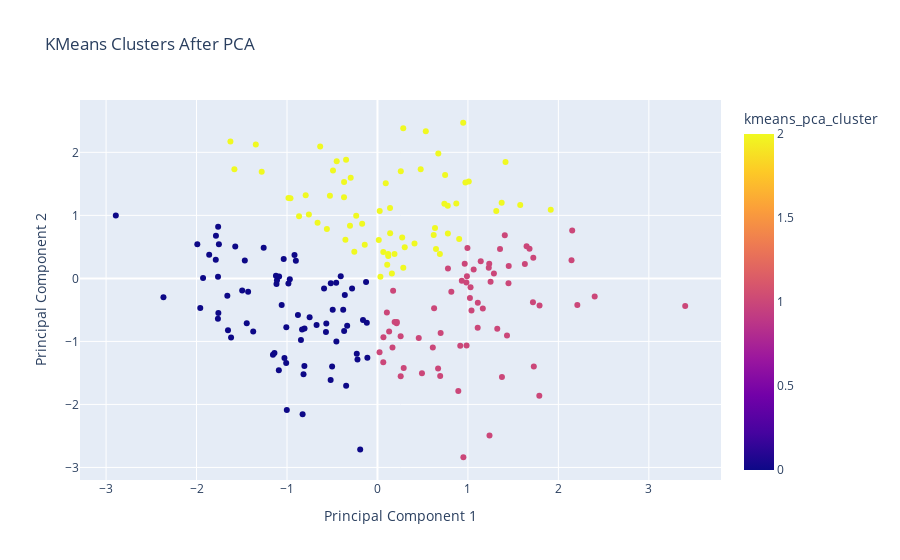

Source (notebook cell):
### Code cell
import pandas as pd
import numpy as np
import matplotlib.pyplot as plt
import seaborn as sns
from sklearn.preprocessing import StandardScaler
from sklearn.cluster import KMeans, AgglomerativeClustering
from sklearn.decomposition import PCA
from sklearn.metrics import silhouette_score
from scipy.cluster.hierarchy import linkage, dendrogram
import plotly.express as px

file_path = r"C:\Users\adnsk\Desktop\health_wellness_data.csv"
df = pd.read_csv(file_path)

print("Shape:", df.shape)
print(df.head())
print(df.describe())
print(df.info())

sns.pairplot(df)
plt.suptitle("Pairplot of Wellness Variables", y=1.02)
plt.show()

plt.figure(figsize=(8, 6))
sns.heatmap(df.corr(), annot=True, cmap="coolwarm")
plt.title("Correlation Heatmap")
plt.show()

scaler = StandardScaler()
scaled_data = scaler.fit_transform(df)

wcss = []
for k in range(1, 11):
    kmeans = KMeans(n_clusters=k, random_state=42)
    kmeans.fit(scaled_data)
    wcss.append(kmeans.inertia_)

plt.plot(range(1, 11), wcss, marker='o')
plt.xlabel("Number of Clusters")
plt.ylabel("WCSS")
plt.title("Elbow Method For Optimal K")
plt.show()

kmeans = KMeans(n_clusters=3, random_state=42)
df['kmeans_cluster'] = kmeans.fit_predict(scaled_data)
print("Silhouette Score (KMeans):", silhouette_score(scaled_data, df['kmeans_cluster']))

linked = linkage(scaled_data, method='ward')
plt.figure(figsize=(10, 7))
dendrogram(linked)
plt.title("Hierarchical Clustering Dendrogram")
plt.xlabel("Patients")
plt.ylabel("Distance")
plt.show()

hc = AgglomerativeClustering(n_clusters=3)
df['hierarchical_cluster'] = hc.fit_predict(scaled_data)
print("Silhouette Score (Hierarchical):", silhouette_score(scaled_data, df['hierarchical_cluster']))

pca = PCA(n_components=2)
pca_data = pca.fit_transform(scaled_data)
df['PC1'] = pca_data[:, 0]
df['PC2'] = pca_data[:, 1]

print("Explained Variance Ratio:", pca.explained_variance_ratio_)

kmeans_pca = KMeans(n_clusters=3, random_state=42)
df['kmeans_pca_cluster'] = kmeans_pca.fit_predict(pca_data)
print("Silhouette Score (KMeans after PCA):", silhouette_score(pca_data, df['kmeans_pca_cluster']))

fig = px.scatter(df, x="PC1", y="PC2", color="kmeans_pca_cluster",
                 title="KMeans Clusters After PCA",
                 labels={"PC1": "Principal Component 1", "PC2": "Principal Component 2"})
fig.show()

print("\nCluster Means (Original Data):\n", df.groupby("kmeans_cluster").mean())
print("\nCluster Means (After PCA):\n", df.groupby("kmeans_pca_cluster").mean())

### Figure 1 — Plotly figure (JSON) as saved in the notebook; plotly's stock layout.template omitted (floating-point values rounded to 4 significant figures; data arrays with more than 128 entries replaced by an {"elided": "..."} marker saying what was removed)
{"data": [{"hovertemplate": "Principal Component 1=%{x}<br>Principal Component 2=%{y}<br>kmeans_pca_cluster=%{marker.color}<extra></extra>", "legendgroup": "", "marker": {"color": {"elided": "200 int values"}, "coloraxis": "coloraxis", "symbol": "circle"}, "mode": "markers", "name": "", "orientation": "v", "showlegend": false, "type": "scatter", "x": {"elided": "200 float values"}, "xaxis": "x", "y": {"elided": "200 float values"}, "yaxis": "y"}], "layout": {"autosize": true, "coloraxis": {"colorbar": {"title": {"text": "kmeans_pca_cluster"}}, "colorscale": [[0, "#0d0887"], [0.1111, "#46039f"], [0.2222, "#7201a8"], [0.3333, "#9c179e"], [0.4444, "#bd3786"], [0.5556, "#d8576b"], [0.6667, "#ed7953"], [0.7778, "#fb9f3a"], [0.8889, "#fdca26"], [1, "#f0f921"]]}, "legend": {"tracegroupgap": 0}, "title": {"text": "KMeans Clusters After PCA"}, "xaxis": {"anchor": "y", "autorange": true, "domain": [0, 1], "range": [-3.278, 3.788], "title": {"text": "Principal Component 1"}, "type": "linear"}, "yaxis": {"anchor": "x", "autorange": true, "domain": [0, 1], "range": [-3.276, 2.907], "title": {"text": "Principal Component 2"}, "type": "linear"}}}
